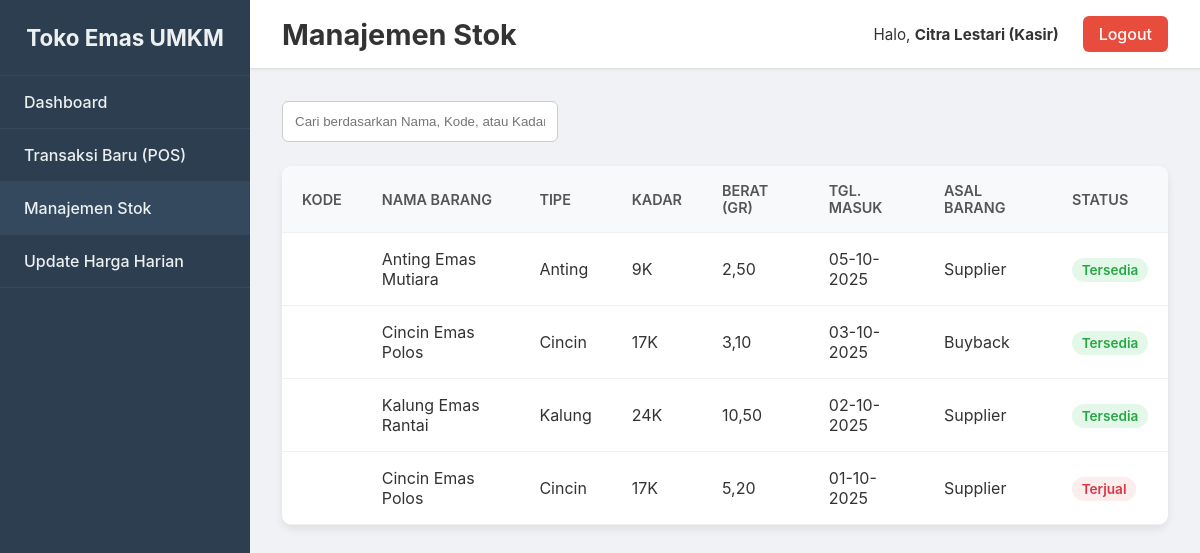
Page /stok.php (signed in) on the committed database.
### tables this page shows
CREATE TABLE BARANG_STOK (
    BarangID INT AUTO_INCREMENT PRIMARY KEY,
    KodeBarang VARCHAR(10) UNIQUE,
    ProdukKatalogID INT NOT NULL,
    SupplierID INT,
    BeratGram DECIMAL(10, 2) NOT NULL,
    HargaBeliModal DECIMAL(14, 2) NOT NULL,
    TanggalMasuk DATE NOT NULL,
    Status VARCHAR(30) NOT NULL DEFAULT 'Tersedia',
    AsalBarang VARCHAR(50),
    CONSTRAINT fk_stok_katalog FOREIGN KEY (ProdukKatalogID) REFERENCES PRODUK_KATALOG(ProdukKatalogID),
    CONSTRAINT fk_stok_supplier FOREIGN KEY (SupplierID) REFERENCES SUPPLIER(SupplierID)
);

CREATE TABLE PRODUK_KATALOG (
    ProdukKatalogID INT AUTO_INCREMENT PRIMARY KEY,
    NamaProduk VARCHAR(100) NOT NULL,
    Tipe VARCHAR(50),
    Kadar VARCHAR(10),
    Satuan VARCHAR(10)
);

### public_html/stok.php (the view, shortened to what this page needs)
<?php
include 'koneksi.php';
$role = $_SESSION['role'];
$nama_karyawan = $_SESSION['nama_karyawan'];
if ($role == 'pemilik') {
    $role_text = 'Pemilik';
} elseif ($role == 'admin') {
    $role_text = 'Admin';
} else {
    $role_text = 'Kasir';
}
$logout_url = "logout.php";
$stok_list = [];
$sql = "SELECT
            bs.BarangID, bs.KodeBarang, bs.BeratGram, bs.HargaBeliModal, bs.TanggalMasuk, bs.AsalBarang, bs.Status,
            pk.NamaProduk, pk.Kadar, pk.Tipe
        FROM BARANG_STOK AS bs
        JOIN PRODUK_KATALOG AS pk ON bs.ProdukKatalogID = pk.ProdukKatalogID
        ORDER BY bs.TanggalMasuk DESC";
$result = $koneksi->query($sql);
if ($result && $result->num_rows > 0) {
    while ($row = $result->fetch_assoc()) {
        $stok_list[] = $row;
    }
}
$colspan = 8;
?>
<!DOCTYPE html>
<html lang="id">
<head>
    <link rel="stylesheet" href="dashboard.css">
</head>
<body>
    <div class="dashboard-container">
        <nav class="sidebar">
            <div class="sidebar-header">
                <h3>Toko Emas UMKM</h3>
            </div>
            <ul class="sidebar-menu">
                <li><a href="home.php">Dashboard</a></li>
                <li><a href="transaksi_baru.php">Transaksi Baru (POS)</a></li>
                <li class="active"><a href="stok.php">Manajemen Stok</a></li>
                <li><a href="harga.php">Update Harga Harian</a></li>
            </ul>
        </nav>
        <main class="main-content">
            <header class="header">
                <div class="header-title">
                    <h1>Manajemen Stok</h1>
                </div>
                <div class="user-info">
                    <span>Halo, <strong><?php echo htmlspecialchars($nama_karyawan); ?> (<?php echo $role_text; ?>)</strong></span>
                    <a href="<?php echo $logout_url; ?>" class="logout-button">Logout</a>
                </div>
            </header>
            <div class="content-wrapper">
                <div class="page-actions">
                    <div class="filter-group">
                        <input type="text" id="searchInput" placeholder="Cari berdasarkan Nama, Kode, atau Kadar...">
                    </div>
                </div>
                <table class="stock-table">
                    <thead>
                        <tr>
                            <th>Kode</th>
                            <th>Nama Barang</th>
                            <th>Tipe</th>
                            <th>Kadar</th>
                            <th>Berat (gr)</th>
                            <th>Tgl. Masuk</th>
                            <th>Asal Barang</th>
                            <th>Status</th>
                        </tr>
                    </thead>
                    <tbody id="stokTableBody">
                        <?php if (empty($stok_list)): ?>
                            <tr>
                                <td colspan="<?php echo $colspan; ?>" style="text-align: center;">Belum ada data stok.</td>
                            </tr>
                        <?php else: ?>
                            <?php foreach ($stok_list as $item): ?>
                            <tr>
                                <td><?php echo htmlspecialchars($item['KodeBarang']); ?></td>
                                <td><?php echo htmlspecialchars($item['NamaProduk']); ?></td>
                                <td><?php echo htmlspecialchars($item['Tipe']); ?></td>
                                <td><?php echo htmlspecialchars($item['Kadar']); ?></td>
                                <td><?php echo number_format($item['BeratGram'], 2, ',', '.'); ?></td>
                                <td><?php echo date("d-m-Y", strtotime($item['TanggalMasuk'])); ?></td>
                                <td><?php echo htmlspecialchars($item['AsalBarang']); ?></td>
                                <td>
                                    <?php if ($item['Status'] == 'Tersedia'): ?>
                                        <span class="status status-tersedia">Tersedia</span>
                                    <?php else: ?>
                                        <span class="status status-terjual">Terjual</span>
                                    <?php endif; ?>
                                </td>
                            </tr>
                            <?php endforeach; ?>
                        <?php endif; ?>
                    </tbody>
                </table>
            </div>
        </main>
    </div>
</body>
</html>

### public_html/dashboard.css (style rules this page uses)
body, html { margin: 0; padding: 0; font-family: -apple-system, BlinkMacSystemFont, "Segoe UI", Roboto, Helvetica, Arial, sans-serif; background-color: #f0f2f5; color: #333; }
.dashboard-container { display: flex; width: 100%; min-height: 100vh; }
.sidebar { width: 250px; background-color: #2c3e50; color: #ecf0f1; display: flex; flex-direction: column; flex-shrink: 0; }
.sidebar-header { padding: 1.5rem; text-align: center; border-bottom: 1px solid #34495e; }
.sidebar-header h3 { margin: 0; font-size: 1.4rem; }
.sidebar-menu { list-style: none; padding: 0; margin: 0; flex-grow: 1; }
.sidebar-menu li a { display: block; padding: 1rem 1.5rem; text-decoration: none; color: #ecf0f1; font-weight: 500; border-bottom: 1px solid #34495e; transition: background-color 0.2s ease; }
.sidebar-menu li.active a, .sidebar-menu li a:hover { background-color: #34495e; }
.main-content { flex-grow: 1; display: flex; flex-direction: column; }
.header { display: flex; justify-content: space-between; align-items: center; padding: 1rem 2rem; background-color: #ffffff; border-bottom: 1px solid #e0e0e0; box-shadow: 0 1px 3px rgba(0,0,0,0.05); }
.header-title h1 { margin: 0; font-size: 1.8rem; }
.user-info { display: flex; align-items: center; }
.user-info span { margin-right: 1.5rem; font-size: 0.95rem; }
.logout-button { text-decoration: none; padding: 0.5rem 1rem; background-color: #e74c3c; color: white; border-radius: 6px; font-weight: 500; transition: background-color 0.2s ease; }
.content-wrapper { padding: 2rem; flex-grow: 1; }

### public_html/stok.php (style rules this page uses)
.page-actions { display: flex; justify-content: space-between; align-items: center; margin-bottom: 1.5rem; }
.filter-group input { padding: 0.75rem; border: 1px solid #ccc; border-radius: 6px; min-width: 250px; }
.stock-table { width: 100%; border-collapse: collapse; background-color: #ffffff; box-shadow: 0 4px 8px rgba(0,0,0,0.08); border-radius: 10px; overflow: hidden; }
.stock-table th, .stock-table td { padding: 1rem 1.25rem; text-align: left; border-bottom: 1px solid #f0f0f0; }
.stock-table thead { background-color: #f8f9fa; }
.stock-table th { font-weight: 600; color: #555; font-size: 0.9rem; text-transform: uppercase; }
.stock-table td { color: #333; }
.status { padding: 0.25rem 0.6rem; border-radius: 15px; font-size: 0.85rem; font-weight: 600; text-align: center; }
.status-tersedia { background-color: #e4f8e9; color: #28a745; }
.status-terjual { background-color: #fdeeee; color: #dc3545; }

### rows in the picture
barang_stok: ProdukKatalogID.NamaProduk "Anting Emas Mutiara", ProdukKatalogID.Tipe "Anting", ProdukKatalogID.Kadar "9K", BeratGram "2,50", TanggalMasuk "05-10-2025", AsalBarang "Supplier", Status "Tersedia"
barang_stok: ProdukKatalogID.NamaProduk "Cincin Emas Polos", ProdukKatalogID.Tipe "Cincin", ProdukKatalogID.Kadar "17K", BeratGram "3,10", TanggalMasuk "03-10-2025", AsalBarang "Buyback", Status "Tersedia"
barang_stok: ProdukKatalogID.NamaProduk "Kalung Emas Rantai", ProdukKatalogID.Tipe "Kalung", ProdukKatalogID.Kadar "24K", BeratGram "10,50", TanggalMasuk "02-10-2025", AsalBarang "Supplier", Status "Tersedia"
barang_stok: ProdukKatalogID.NamaProduk "Cincin Emas Polos", ProdukKatalogID.Tipe "Cincin", ProdukKatalogID.Kadar "17K", BeratGram "5,20", TanggalMasuk "01-10-2025", AsalBarang "Supplier", Status "Terjual"

### other values in the picture
$nama_karyawan "Citra Lestari"
$role_text "Kasir"
